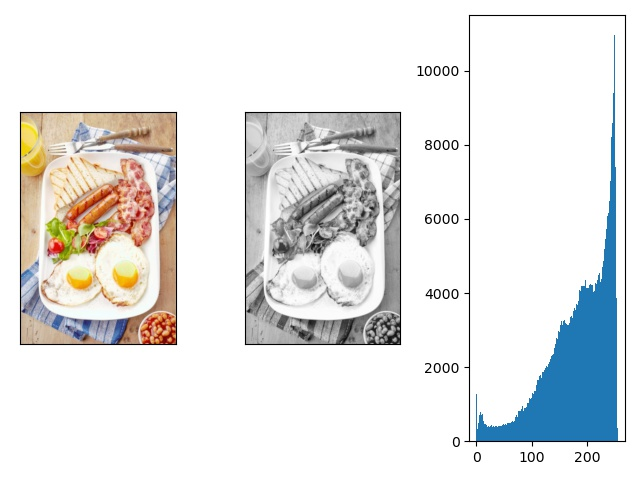
#> input picture GreyPic/data1/b2.jpg, 640 x 480 px, found by its file name; its folder holds only this picture in this run
$ python mnv128.py
#> lines starting #> are read from the running program, lines starting #| are printed output that depends on the picture
### utils.py
import os
import cv2
import matplotlib.pyplot as plt


# 画出图片，图片的灰度图以及图片的灰度直方图并保存
# [19 lines left out: function hist, not called in this run]

# 获取给定目录下的所有图片的路径
def readAllPictures(pics_path):
#> called with pics_path = 'brightness/pic/data1'
	if not os.path.exists(pics_path):
		print("路径错误，路径不存在！")
		return
	allPics = []
	pics = os.listdir(pics_path)
	for pic in pics:
		pic_path = os.path.join(pics_path,pic)
		if os.path.isfile(pic_path):   # 只处理文件，意味着不能处理嵌套的文件夹
			allPics.append(pic_path)
#> in test, pic is the input picture: shape (480, 640, 3); mean B, G, R 228.7, 229.2, 228.3
	return allPics

### mnv128.py

import cv2
import numpy as np
import openpyxl
from utils import *

'''
    量化标准：图片对应的灰度图的像素值偏离128的均值绝对值与平均偏差的比值，成为亮度系数
    输入：cv2图片对象；判定阈值：亮度系数超过该阈值则判断为亮度异常
    输出：亮度系数，对应的灰度图的像素值偏离128的均值（用于判断亮度异常图片属于过亮或过暗）
'''
def brightnessCoefficient(img):
    # 把图片转换为单通道的灰度图
    gray_img = cv2.cvtColor(img, cv2.COLOR_BGR2GRAY)
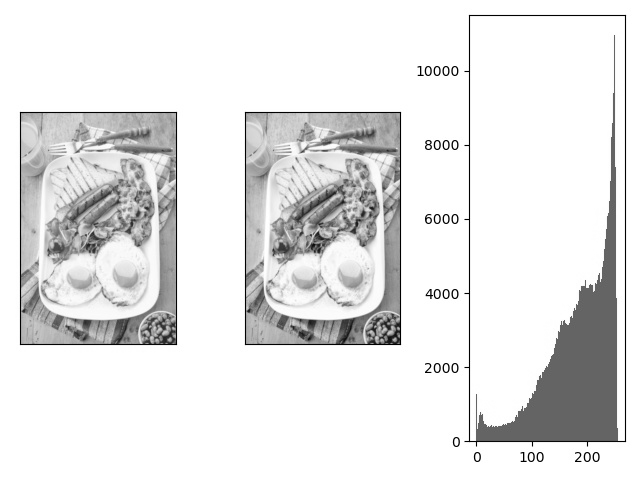
#> gray_img: shape (480, 640); min 0, max 255, mean 228.8
    # 获取形状以及长宽
    img_shape = gray_img.shape
#> img_shape = (480, 640)
    height, width = img_shape[0], img_shape[1]
#> height = 480; width = 640
    size = gray_img.size
#> size = 307200
    # 灰度图的直方图
    hist = cv2.calcHist([gray_img], [0], None, [256], [0, 256])
#> hist = 256 values, max 206680 at index 255, min 6 at index 20, mean 1200
    ma = 0
    # 计算灰度图像素点偏离128的均值
    reduce_matrix = np.full((height, width), 128)   # np.full 构造一个数组，用指定值填充其元素
    shift_value = gray_img - reduce_matrix
    shift_sum = np.sum(shift_value)
#> shift_sum = 30979731
    da = shift_sum / size
#> da = 100.8
    # 计算偏离128的平均偏差
    for i in range(256):
        ma += (abs(i-128-da) * hist[i])
#> this loop made 256 passes
#> ma on passes 1 to 3: [391096.9], [451703.8], [573066.1]
#> after the loop, ma = [11748993]
    m = abs(ma / size)
#> m = [38.25]
    # 亮度系数
    k = abs(da) / m
#> k = [2.64]
    return float(k), da

def test():
	# 读取图片
	data_type = 'data1'
	source_path = 'brightness/pic/' + data_type
	save_path = 'brightness/result/' + data_type
	pic_paths = readAllPictures(source_path)

	result_list = []
	# 评估图片
	for pic_path in pic_paths:
		pic = cv2.imread(pic_path)
		coef, mean = brightnessCoefficient(pic)
#> coef = 2.64; mean = 100.8
		result_list.append((os.path.split(pic_path)[1], coef, mean))

	# 将图片名和对应的结果存放到xls文件中
	workbook = openpyxl.Workbook()
	sheet = workbook.active
	i = 2
	sheet.cell(1, 1, 'pic')
	sheet.cell(1, 2, 'coef')
	sheet.cell(1, 3, 'mean')
	for item in result_list:
		sheet.cell(i, 1, item[0])
		sheet.cell(i, 2, item[1])
		sheet.cell(i, 3, item[2])
		i += 1
#> this loop made 1 pass
#> (item, i) on pass 1: (('b2.jpg', 2.64, 100.8), 3)
#> after the loop, i = 3
	workbook.save(save_path + 'BCGrey.xls')

	# [6 lines of commented-out code are left out]

test()

$ run again, on GreyPic/data1/d2.jpg
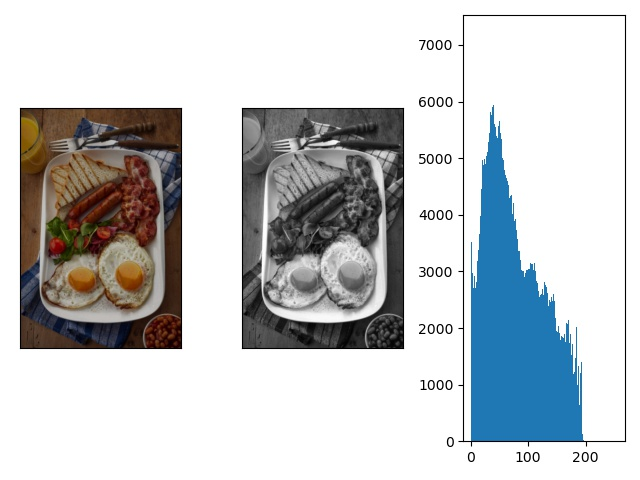
#> input picture GreyPic/data1/d2.jpg, 640 x 480 px, found by its file name
#> in test, pic is the input picture: shape (480, 640, 3); mean B, G, R 203.4, 201.4, 198.2
#> in brightnessCoefficient, `gray_img = cv2.cvtColor(img, cv2.COLOR_BGR2GRAY)`:
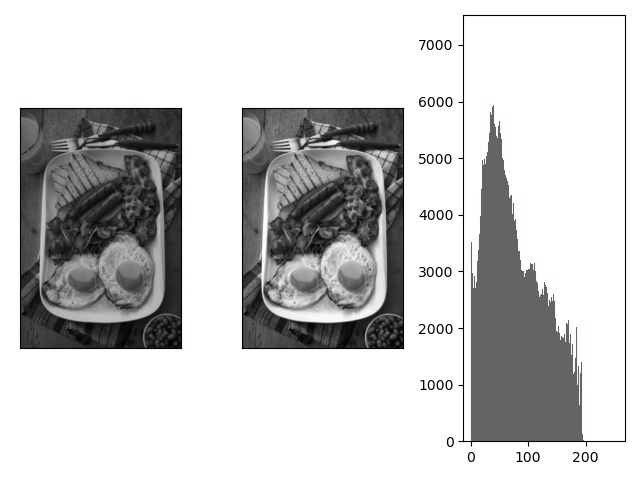
#> gray_img: shape (480, 640); min 0, max 255, mean 200.7
#> hist = 256 values, max 192860 at index 255, min 52 at index 234, mean 1200
#> shift_sum = 22329064
#> da = 72.69
#> the loop in brightnessCoefficient, `for i in range(256):` made 256 passes
#> ma on passes 1 to 3: [349594.6], [426673.3], [527208.3]
#> after the loop in brightnessCoefficient, `for i in range(256):`: ma = [22357958]
#> m = [72.78]
#> k = [0.999]
#> coef = 0.999; mean = 72.69
#> the loop in test, `for item in result_list:` made 1 pass
#> (item, i) on pass 1: (('d2.jpg', 0.999, 72.69), 3)
#> after the loop in test, `for item in result_list:`: i = 3
